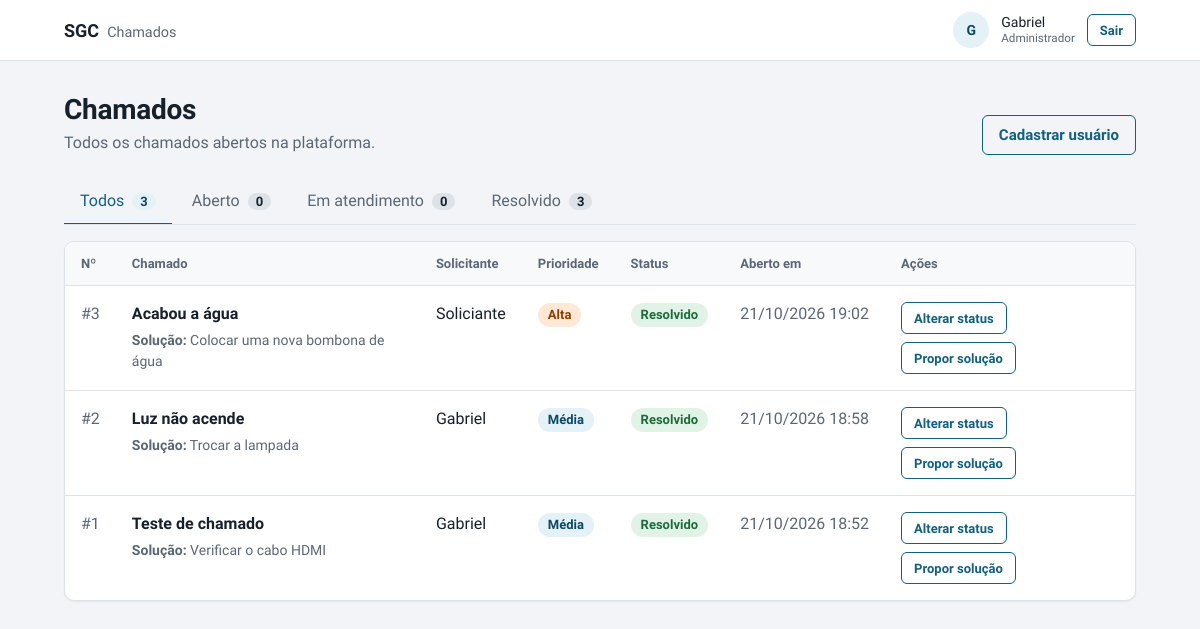
Page /index.php (signed in) on the committed database.
### tables this page shows
CREATE TABLE `chamado` (
  `id_chamado` int(11) NOT NULL AUTO_INCREMENT,
  `id_usuario` int(11) NOT NULL,
  `solucao` varchar(500) DEFAULT NULL,
  `data_prazo` datetime DEFAULT NULL,
  `prioridade` varchar(20) NOT NULL,
  `status` varchar(30) NOT NULL,
  `data_abertura` datetime NOT NULL,
  `descricao` varchar(500) DEFAULT NULL,
  `titulo` varchar(150) NOT NULL,
  `numero_chamado` int(11) NOT NULL,
  PRIMARY KEY (`id_chamado`),
  UNIQUE KEY `uq_chamado_numero` (`numero_chamado`),
  KEY `idx_chamado_usuario_status` (`id_usuario`,`status`),
  CONSTRAINT `fk_chamado_usuario` FOREIGN KEY (`id_usuario`) REFERENCES `usuario` (`id_usuario`)
);

CREATE TABLE `usuario` (
  `id_usuario` int(11) NOT NULL AUTO_INCREMENT,
  `email` varchar(150) NOT NULL,
  `nome` varchar(150) NOT NULL,
  `senha` varchar(255) NOT NULL,
  `perfil` varchar(50) NOT NULL,
  PRIMARY KEY (`id_usuario`),
  UNIQUE KEY `uq_usuario_email` (`email`)
);

### index.php (the view, shortened to what this page needs)
<?php
require 'layout.php';
require 'conexao.php';
$id = $_SESSION['id_usuario'];
$perfil = $_SESSION['perfil'];
$equipe = in_array($perfil, ['Atendente', 'Administrador'], true);
$lista = ['Aberto', 'Em atendimento', 'Resolvido'];
$filtro = in_array($_GET['status'] ?? '', $lista, true) ? $_GET['status'] : '';
$where = $equipe ? '1=1' : 'c.id_usuario = :u';
$p = $equipe ? [] : [':u' => $id];
$q = $pdo->prepare("SELECT c.status, COUNT(*) AS n FROM chamado c WHERE $where GROUP BY c.status");
$q->execute($p);
$cont = array_fill_keys($lista, 0);
foreach ($q as $r) if (isset($cont[$r['status']])) $cont[$r['status']] = (int)$r['n'];
$q = $pdo->prepare("SELECT c.id_chamado, c.numero_chamado, c.titulo, c.prioridade, c.status, c.data_abertura, c.solucao, u.nome AS solicitante
                    FROM chamado c JOIN usuario u ON u.id_usuario = c.id_usuario
                    WHERE $where ORDER BY c.data_abertura DESC");
$q->execute($p);
$chamados = $q->fetchAll();
render_topo('Chamados');
?>
<div class="page-head">
    <div>
        <h1>Chamados</h1>
        <p><?= $equipe ? 'Todos os chamados abertos na plataforma.' : 'Acompanhe os chamados que você abriu.' ?></p>
    </div>
    <div class="actions">
        <?php if ($perfil === 'Administrador'): ?><a class="btn btn-ghost" href="novo_usuario.php">Cadastrar usuário</a><?php endif; ?>
    </div>
</div>
<nav class="tabs" aria-label="Filtrar por status">
    <a class="tab" href="index.php" <?= $filtro === '' ? 'aria-current="page"' : '' ?>>Todos<b><?= array_sum($cont) ?></b></a>
    <?php foreach ($lista as $s): ?>
        <a class="tab" href="index.php?status=<?= urlencode($s) ?>" <?= $filtro === $s ? 'aria-current="page"' : '' ?>><?= e($s) ?><b><?= $cont[$s] ?></b></a>
    <?php endforeach; ?>
</nav>
<?php if (!$chamados): ?>
    <div class="card empty">
        <h2>Nenhum chamado por aqui</h2>
        <p><?= $filtro ? 'Nenhum chamado com o status "' . e($filtro) . '".' : ($perfil === 'Solicitante' ? 'Abra seu primeiro chamado para a equipe começar a atender.' : 'Quando alguém abrir um chamado, ele aparece aqui.') ?></p>
        <?php if ($perfil === 'Solicitante'): ?><a class="btn" href="novo_chamado.php">Abrir chamado</a><?php endif; ?>
    </div>
<?php else: ?>
    <div class="card">
        <table>
            <thead>
                <tr>
                    <th>Nº</th><th>Chamado</th>
                    <?php if ($equipe): ?><th>Solicitante</th><?php endif; ?>
                    <th>Prioridade</th><th>Status</th><th>Aberto em</th>
                    <?php if ($equipe): ?><th>Ações</th><?php endif; ?>
                </tr>
            </thead>
            <tbody>
            <?php foreach ($chamados as $c): ?>
                <tr>
                    <td class="num" data-label="Nº">#<?= e($c['numero_chamado']) ?></td>
                    <td>
                        <div class="t-title"><?= e($c['titulo']) ?></div>
                        <?php if ($c['solucao']): ?><div class="t-sub"><b>Solução:</b> <?= e($c['solucao']) ?></div><?php endif; ?>
                    </td>
                    <?php if ($equipe): ?><td data-label="Solicitante"><?= e($c['solicitante']) ?></td><?php endif; ?>
                    <td data-label="Prioridade"><?= badge('p', $c['prioridade']) ?></td>
                    <td data-label="Status"><?= badge('s', $c['status']) ?></td>
                    <td class="num" data-label="Aberto em"><?= date('d/m/Y H:i', strtotime($c['data_abertura'])) ?></td>
                    <?php if ($equipe): ?>
                    <td><div class="row-actions">
                        <a class="btn btn-ghost btn-sm" href="alterar_status.php?id=<?= (int)$c['id_chamado'] ?>">Alterar status</a>
                        <a class="btn btn-ghost btn-sm" href="resolver_chamado.php?id=<?= (int)$c['id_chamado'] ?>">Propor solução</a>
                    </div></td>
                    <?php endif; ?>
                </tr>
            <?php endforeach; ?>
            </tbody>
        </table>
    </div>
<?php endif; ?>
<?php render_rodape(); ?>

### layout.php (shortened to what this page needs)
<?php
function e($v) { return htmlspecialchars((string)$v, ENT_QUOTES, 'UTF-8'); }
function slug($s) {
    return ['Aberto'=>'aberto','Em atendimento'=>'atendimento','Resolvido'=>'resolvido',
            'Baixa'=>'baixa','Média'=>'media','Alta'=>'alta','Crítica'=>'critica'][$s] ?? 'baixa';
}
function badge($tipo, $valor) { return '<span class="badge ' . $tipo . '-' . slug($valor) . '">' . e($valor) . '</span>'; }
function render_topo($titulo, $modo = 'app') {
    echo '<!DOCTYPE html><html lang="pt-BR"><head><meta charset="UTF-8"><meta name="viewport" content="width=device-width,initial-scale=1"><title>' . e($titulo) . ' – SGC</title>'
       . '<link rel="preconnect" href="https://fonts.googleapis.com"><link href="https://fonts.googleapis.com/css2?family=Public+Sans:wght@400;500;600;700&display=swap" rel="stylesheet">'
       . '<link rel="stylesheet" href="assets/style.css"></head><body>';
    if ($modo === 'auth') {
        echo '<main class="auth"><aside class="auth-side"><a class="brand" href="login.php">SGC<span>Gerenciamento de chamados</span></a>'
           . '<div><h2>Do pedido à solução, tudo registrado.</h2><p>Abra um chamado, acompanhe cada mudança de status e veja a solução proposta pela equipe.</p></div><div></div></aside>'
           . '<section class="auth-main"><div class="auth-box">';
    } else {
        $n = $_SESSION['nome'] ?? '';
        echo '<header class="topbar"><div class="topbar-in"><a class="brand" href="index.php">SGC<span>Chamados</span></a>'
           . '<div class="user"><div class="avatar" aria-hidden="true">' . e(mb_strtoupper(mb_substr($n, 0, 1))) . '</div>'
           . '<div class="user-info">' . e($n) . '<small>' . e($_SESSION['perfil'] ?? '') . '</small></div>'
           . '<a class="btn btn-ghost btn-sm" href="logout.php">Sair</a></div></div></header><main class="wrap">';
    }
}
function render_rodape() {
    echo ($GLOBALS['modo'] === 'auth') ? '</div></section></main>' : '</main>';
    echo '</body></html>';
}

### assets/style.css (style rules this page uses)
:root { --canvas:#F2F4F7;--surface:#fff;--ink:#17212B;--muted:#5B6775;--line:#DDE2E9;--brand:#12607F;--brand-dark:#0C4A63;--brand-tint:#E4F1F6;--danger:#A11A2B;--danger-tint:#FDE3E6;--ok:#1E6B3A;--ok-tint:#E1F3E7;--r-ctl:6px;--r-card:10px;--font:"Public Sans",system-ui,-apple-system,"Segoe UI",Roboto,sans-serif }
* { box-sizing:border-box }
body { margin:0;background:var(--canvas);color:var(--ink);font:400 16px/1.5 var(--font);-webkit-font-smoothing:antialiased }
h1,h2 { line-height:1.2;margin:0;letter-spacing:-.01em }
h1 { font-size:1.75rem;font-weight:700 }
p { margin:0 }
a { color:var(--brand) }
.topbar { background:var(--surface);border-bottom:1px solid var(--line) }
.topbar-in { max-width:1120px;margin:0 auto;padding:12px 24px;display:flex;align-items:center;justify-content:space-between;gap:16px }
.brand { font-weight:700;font-size:1.125rem;color:var(--ink);text-decoration:none }
.brand span { font-weight:400;color:var(--muted);margin-left:8px;font-size:.9rem }
.user { display:flex;align-items:center;gap:12px }
.avatar { width:36px;height:36px;border-radius:50%;background:var(--brand-tint);color:var(--brand-dark);display:grid;place-items:center;font-weight:600;font-size:.875rem }
.user-info { line-height:1.25;font-size:.875rem }
.user-info small { display:block;color:var(--muted) }
.wrap { max-width:1120px;margin:0 auto;padding:32px 24px 64px }
.page-head { display:flex;justify-content:space-between;align-items:flex-end;gap:16px;flex-wrap:wrap;margin-bottom:24px }
.page-head p { color:var(--muted);margin-top:4px }
.actions { display:flex;gap:8px;flex-wrap:wrap }
.btn { display:inline-flex;align-items:center;justify-content:center;min-height:40px;padding:0 16px;border-radius:var(--r-ctl);border:1px solid var(--brand);background:var(--brand);color:#fff;font:600 .9375rem var(--font);text-decoration:none;cursor:pointer }
.btn-ghost { background:transparent;color:var(--brand) }
.btn-sm { min-height:32px;padding:0 12px;font-size:.8125rem }
.card { background:var(--surface);border:1px solid var(--line);border-radius:var(--r-card);box-shadow:0 1px 2px rgba(23,33,43,.06);overflow:hidden }
.tabs { display:flex;gap:4px;border-bottom:1px solid var(--line);margin-bottom:16px;overflow-x:auto }
.tab { padding:10px 16px;color:var(--muted);text-decoration:none;font-weight:500;border-bottom:2px solid transparent;margin-bottom:-1px;white-space:nowrap }
.tab b { margin-left:8px;font-weight:600;background:var(--line);color:var(--ink);border-radius:999px;padding:1px 8px;font-size:.8125rem }
.tab[aria-current] { color:var(--brand);border-color:var(--brand) }
.tab[aria-current] b { background:var(--brand-tint);color:var(--brand-dark) }
table { width:100%;border-collapse:collapse }
th { text-align:left;font-size:.8125rem;font-weight:600;color:var(--muted);padding:12px 16px;border-bottom:1px solid var(--line);background:#F8F9FB }
td { padding:16px;border-bottom:1px solid var(--line);vertical-align:top }
tr:last-child td { border-bottom:0 }
.num { color:var(--muted);font-variant-numeric:tabular-nums;white-space:nowrap }
.t-title { font-weight:600 }
.t-sub { color:var(--muted);font-size:.875rem;margin-top:4px;max-width:60ch }
.row-actions { display:flex;gap:8px;flex-wrap:wrap }
.badge { display:inline-block;padding:2px 10px;border-radius:999px;font-size:.8125rem;font-weight:600;white-space:nowrap }
.s-resolvido { background:var(--ok-tint);color:var(--ok) }
.p-media { background:var(--brand-tint);color:var(--brand-dark) }
.p-alta { background:#FFE9D6;color:#8F3F00 }
@media (prefers-reduced-motion:no-preference) { .btn,.tab { transition:background .15s,color .15s } }

### rows in the picture
chamado: numero_chamado "3", titulo "Acabou a água", solucao "Colocar uma nova bombona de água", id_usuario.nome "Soliciante", prioridade "Alta Resolvido", data_abertura "21/10/2026 19:02"
chamado: numero_chamado "2", titulo "Luz não acende", solucao "Trocar a lampada", id_usuario.nome "Gabriel", prioridade "Média Resolvido", data_abertura "21/10/2026 18:58"
chamado: numero_chamado "1", titulo "Teste de chamado", solucao "Verificar o cabo HDMI", id_usuario.nome "Gabriel", prioridade "Média Resolvido", data_abertura "21/10/2026 18:52"

### other values in the picture
mb_strtoupper(mb_substr($n, 0, 1)) "G"
$n "Gabriel"
$_SESSION['perfil'] "Administrador"
array_sum($cont) "3"
$s "Aberto"
$cont[$s] "0"
$s "Em atendimento"
$s "Resolvido"
$cont[$s] "3"
